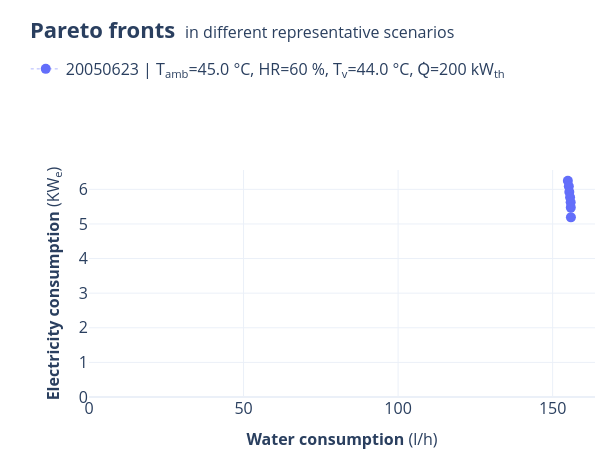

The code cell stored with this chart in its notebook:
### Code cell
paretos_set = generate_set_of_paretos(
    df_env=df_env,
    n_parallel_evals=20,
    dv_values=dv_values,
    eval_config=sim_config,
)

paretos_set.export(results_path / f"paretos_set_for_different_scenarios_{case_study_id}.h5")
paretos_set.visualize()

### Figure 1 — Plotly figure (JSON) as saved in the notebook; plotly's stock layout.template omitted (floating-point values rounded to 4 significant figures)
{"data": [{"line": {"color": "#636EFA", "dash": "dot", "width": 0.5}, "marker": {"color": "#636EFA", "opacity": 1, "size": 10, "symbol": "circle"}, "mode": "lines+markers", "name": "20050623 | T<sub>amb</sub>=45.0 °C, HR=60 %, T<sub>v</sub>=44.0 °C, Q̇=200 kW<sub>th</sub>", "showlegend": true, "type": "scatter", "x": [154.9, 155.2, 155.4, 155.6, 155.8, 155.9, 155.9], "y": [6.247, 6.086, 5.922, 5.771, 5.624, 5.472, 5.19], "zorder": 1}], "layout": {"font": {"size": 16}, "height": 450, "legend": {"bgcolor": "rgba(255,255,255,0.9)", "x": 0.01, "xanchor": "left", "y": 1.52, "yanchor": "top"}, "margin": {"b": 5, "l": 20, "r": 5, "t": 170}, "newshape": {"fillcolor": "#00CC96", "layer": "below", "line": {"color": "#00CC96"}, "opacity": 0.5}, "showlegend": true, "title": {"text": "<b>Pareto fronts</b> <span style='font-size:16px'> in different representative scenarios</span>", "y": 0.95}, "width": 600, "xaxis": {"domain": [0.12, 1], "range": [0, 163.7], "title": {"font": {"size": 16}, "text": "<b>Water consumption</b> (l/h)"}, "zeroline": false}, "yaxis": {"range": [0, 6.559], "showgrid": true, "title": {"font": {"size": 16}, "text": "<b>Electricity consumption</b> (KW<sub>e</sub>)"}}}}
